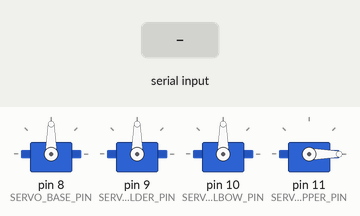
Recording of a sketch running on a simulated Arduino Uno, built with avr-gcc and run on an emulated ATmega328P. On the bench: 4 × servo. Inputs (shaded band) come from the test bench.

Above: at 1.2 s.
1.3 s: "," received over Serial
At 2.0 s:
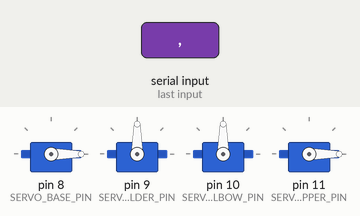
3.2 s: "90,45\n" received over Serial
At 4.9 s:
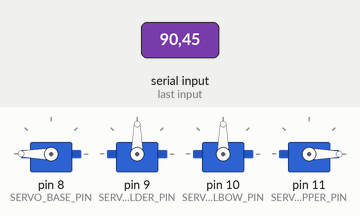
5.6 s: "30,150\n" received over Serial
At 5.75 s:
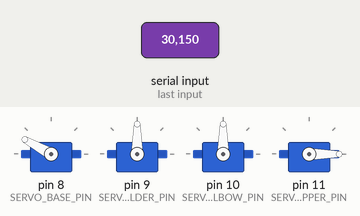
7.9 s: "s,45\n" received over Serial
At 9.5 s:
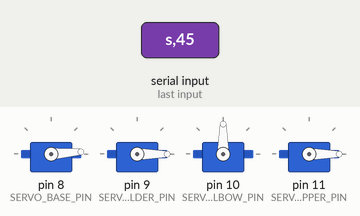
9.8 s: "b,45\n" received over Serial
At 11.3 s:
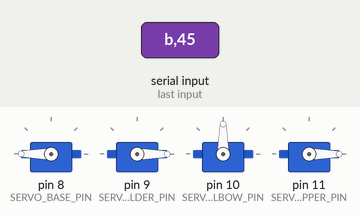
12.1 s: "e,45\n" received over Serial
At 13.8 s:
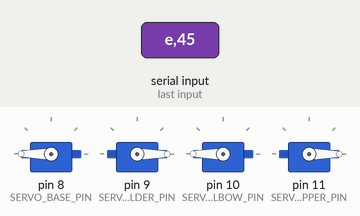
Timing chart, 0 to 15.0 s (numbered marks = the images above; inputs shaded):
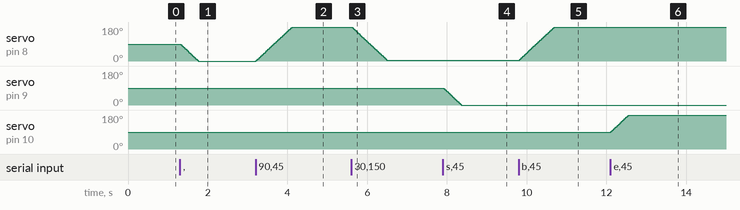

The sketch:

robot_control.ino
```cpp
#include <Servo.h>

// Declare the Arduino pin where each servo is connected
#define SERVO_BASE_PIN 8
#define SERVO_SHOULDER_PIN 9
#define SERVO_ELBOW_PIN 10
#define SERVO_GRIPPER_PIN 11

// Define the start configuration of the joints
#define BASE_START 90
#define SHOULDER_START 90
#define ELBOW_START 90
#define GRIPPER_START 0

// Register the servo motors of each joint
Servo base;
Servo shoulder;
Servo elbow;
Servo gripper;

uint8_t idx = 0;
uint8_t val_idx = 0;
char value[4] = "000";


/*
 * This function moves a given servo smoothly from a given start position to a given end position.
 * The movement can be both clockwise or counterclockwise based on the values assigned to
 * the start position and end position
 */
void reach_goal(Servo& motor, int goal){
  if(goal>=motor.read()){
    // goes from the start point degrees to the end point degrees
    for (int pos = motor.read(); pos <= goal; pos += 1) {
      motor.write(pos);
      delay(5);
    }
  } else{
    // goes from the end point degrees to the start point degrees
    for (int pos = motor.read(); pos >= goal; pos -= 1) {
      motor.write(pos);
      delay(5);
    }
  }
}

void setup() {
  // Attach and Initialize each Servo to the Arduino pin where it is connected
  base.attach(SERVO_BASE_PIN);
  shoulder.attach(SERVO_SHOULDER_PIN);
  elbow.attach(SERVO_ELBOW_PIN);
  gripper.attach(SERVO_GRIPPER_PIN);

  // Set a common start point for each joint
  // This way, the start status of each joint is known
  base.write(BASE_START);
  shoulder.write(SHOULDER_START);
  elbow.write(ELBOW_START);
  gripper.write(GRIPPER_START);

  // Start the Serial communication with ROS
  Serial.begin(115200);
  Serial.setTimeout(1);
}

void loop() {
  if (Serial.available())
  {
    char chr = Serial.read();

    // base motor
    if(chr == 'b')
    {
      idx = 0;
      val_idx = 0;
    }
    // shoulder motor
    else if(chr == 's')
    {
      idx = 1;
      val_idx = 0;
    }
    // elbow motor
    else if(chr == 'e')
    {
      idx = 2;
      val_idx = 0;
    }
    // gripper motor
    else if(chr == 'g')
    {
      idx = 3;
      val_idx = 0;
    }
    // Separator
    else if(chr == ',')
    {
      int val = constrain(atoi(value), 0, 180);
      if(idx == 0)
      {
        reach_goal(base, val);
      }
      else if(idx == 1)
      {
        reach_goal(shoulder, val);
      }
      else if(idx == 2)
      {
        reach_goal(elbow, val);
      }
      else if(idx == 3)
      {
        reach_goal(gripper, val);
      }

      // reset the angle
      value[0] = '0';
      value[1] = '0';
      value[2] = '0';
      value[3] = '\0';
    }
    // Plain number
    else if (chr >= '0' && chr <= '9' && val_idx < 3)
    {
      value[val_idx] = chr;
      val_idx++;
    }
  }
}
```

Measured:
- after the input at 1.3 s, servo on pin 8 (SERVO_BASE_PIN): moves from 90° to 0° over 0.45 s, starting at once
- after the input at 3.2 s, servo on pin 8 (SERVO_BASE_PIN): moves from 0° to 180° over 0.91 s, starting at once
- after the input at 5.6 s, servo on pin 8 (SERVO_BASE_PIN): moves from 180° to 4° over 0.89 s, starting at once
- after the input at 7.9 s, servo on pin 9 (SERVO_SHOULDER_PIN): moves from 90° to 0° over 0.45 s, starting at once
- after the input at 9.8 s, servo on pin 8 (SERVO_BASE_PIN): moves from 4° to 180° over 0.89 s, starting at once
- after the input at 12.1 s, servo on pin 10 (SERVO_ELBOW_PIN): moves from 90° to 180° over 0.45 s, starting at once
